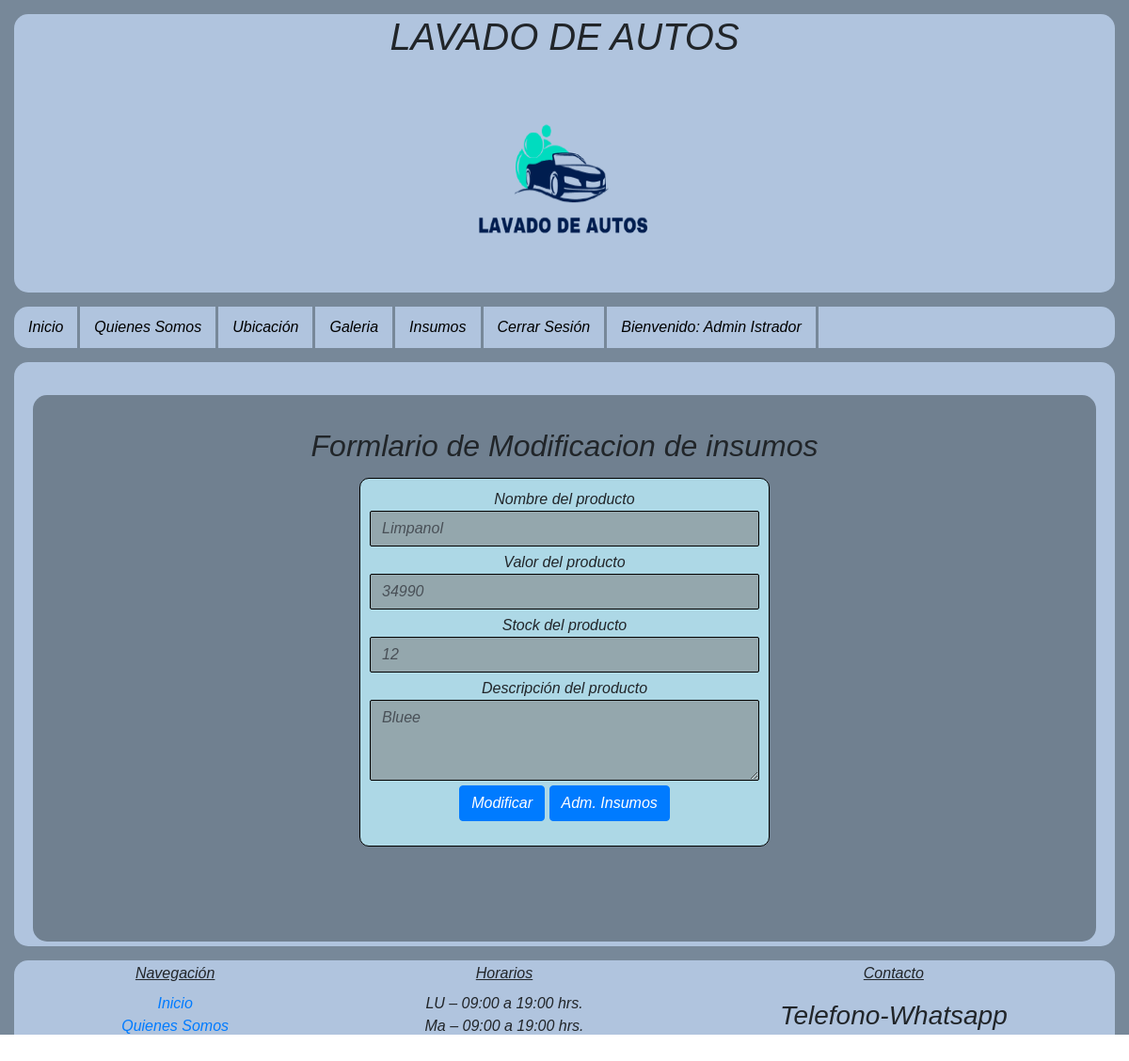
The app's page /modificar_vista/Limpanol/ (signed in) with its own data.
### CasoSemestral/models.py (models this page shows, shortened)
class Insumos(models.Model):
    nombre = models.CharField(max_length=120,primary_key=True)
    precio = models.IntegerField()
    descripcion = models.TextField()
    stock = models.IntegerField()

### CasoSemestral/views.py (the view)
# urls.py: path('modificar_vista/<id>/',modificar_vista,name='MODIFICAR_V'),
@login_required(login_url='/ingresar/')
@permission_required('CasoSemestral.view_insumos',login_url='/ingresar/')
def modificar_vista(request,id):
    try:
        insumo = Insumos.objects.get(nombre=id)
        return render(request,'core/insumos_mod.html',{'insumo':insumo})
    except:
        msg = "No Existe Insumo"
    insumos = Insumos.objects.all()
    return render(request,'core/Admin_insumos.html',{'insumos':insumos,'msg':msg})

### CasoSemestral/templates/core/Insumos_mod.html (shortened to what this page needs)
<!DOCTYPE html>
<html lang="en">
{% load static%}
<head>
    <link rel="stylesheet" href="https://stackpath.bootstrapcdn.com/bootstrap/4.5.2/css/bootstrap.min.css"
>
    <link rel="stylesheet" href="{% static 'css/Estilo.css' %}">
</head>
<body>
    <div id="contenedor">
        <header>
            <h1>LAVADO DE AUTOS</h1>
            <img class="formatologo" src="{% static 'img/logo_sinfondo.png' %}">
        </header>
        <nav class="menu">
            <ul>
                <li><a href="{% url 'INDEX'%}">Inicio</a></li>
                <li><a href="{% url 'QUIEN'%}">Quienes Somos</a></li>
                <li><a href="{% url 'UBI'%}">Ubicación</a></li>
                <li><a href="{% url 'GALE'%}">Galeria</a></li>
                {% if user.is_authenticated %}
                    {% if request.user.is_staff %}
                        <li><a href="{% url 'INSU'%}">Insumos</a></li>
                        <li><a href="{% url 'LOGOUT'%}">Cerrar Sesión</a></li>
                        <li><a href="">Bienvenido: {{user.first_name}} {{user.last_name}}</a></li>
                      {%else%}
                        <li><a href="{% url 'LOGOUT'%}">Cerrar Sesión</a></li>
                        <li><a href="">Bienvenido: {{user.first_name}} {{user.last_name}}</a></li>
                      {%endif%}
                {% else %}
                    <li><a href="{% url 'REG'%}">Registro</a></li>
                    <li><a href="{% url 'INGRE'%}">Ingresar</a></li>
                {% endif %}
            </ul>
        </nav>
        <div id="contenidoInsumos">
            <div id="sectionInsumos">
                <div>
                    <h2>Formlario de Modificacion de insumos</h2>
                </div>
                <div class="regInsumos">
                    <div class="form-group">
                        <form action="{% url 'MODIFICAR' %}" method="POST">
                            <td>Nombre del producto</td>
                            <input type="text" class="form-control" value="{{insumo.nombre}}" name="nombreproducto" id="txtNombreProducto"
                                placeholder="Ingrese nombre del producto" minlength="3" maxlength="120" required>
                    </div>
                    <div class="form-group">
                        <td>Valor del producto</td>
                        <input type="number" class="form-control" value="{{insumo.precio}}" name="valorproducto" id="txtValorProducto"
                            placeholder="Ingrese valor del producto" minlength="1" min="1" required>
                    </div>
                    <div class="form-group">
                        <td>Stock del producto</td>
                        <input type="number" class="form-control" value="{{insumo.stock}}" name="stockproducto" id="txtStockProducto"
                            placeholder="Ingrese stock del producto" minlength="1" min="0" required>
                    </div>
                    <div class="form-group">
                        <td>Descripción del producto</td>
                        <textarea class="form-control"  name="descripcion" id="txtDescripcion" rows="3" minlength="3"
                            maxlength="200" placeholder="Descripción opcional">{{insumo.descripcion}}</textarea>
                    </div>
                    <p class="buttons">
                        <input class="btn btn-primary" type="submit" value="Modificar">
                        <input class="btn btn-primary" type="button" onclick="ir()" value="Adm. Insumos">
                    </p>
                </div>
            </div>
        </div>
        <div id="footer">
            <div>
                <p><u>Navegación</u></p><br>
                <p><a href="{% url 'INDEX'%}">Inicio </a></p>
                <p><a href="{% url 'QUIEN'%}">Quienes Somos</a></p>
            </div>
            <div>
                <p><u>Horarios</u></p><br>
                <p>LU – 09:00 a 19:00 hrs.</p>
                <p>Ma – 09:00 a 19:00 hrs.</p>
            </div>
            <div>
                <p><u>Contacto</u></p><br>
                <h3>Telefono-Whatsapp</h3>
                <h4>+569 12345678</h4><br>
            </div>
        </div>
    </div>
</body>
</html>

### CasoSemestral/static/css/Estilo.css (style rules this page uses)
* { margin: 0; padding: 0; font-style: oblique; font-family: 'Gill Sans', 'Gill Sans MT', Calibri, 'Trebuchet MS', sans-serif; }
.regInsumos { border: 1px solid black; border-radius: 10px; padding: 10px; background: lightblue; font-family: Arial, Helvetica, sans-serif; margin-inline: 35%; width: 40%; margin-left: 30%; }
.form-group { margin-bottom: 5px; }
.form-control { border: 1px solid black; border-radius: 2px; background: rgba(128, 128, 128, 0.562); }
.buttons { text-align: center; }
div h1 { text-align: center; }
div h2 { text-align: center; margin-top: 15px; margin: 15px; }
.formatologo { height: 240px; width: 240px; margin: auto; }
#sectionInsumos { overflow: auto; width:100%; height:100%; background-color: slategray; padding: 20px; border-radius: 15px; margin-top:15px; }
@media screen and (min-width: 780px) and (max-width:4000px) { header { width: 100%; background-color: lightsteelblue; border-radius: 15px; text-align: center; } }
@media screen and (min-width: 780px) and (max-width:4000px) { .formatologo { padding: 15px; } }
@media screen and (min-width: 780px) and (max-width:4000px) { #contenedor { width: auto; height: 1100px; background-color: lightslategray; margin: auto; padding: 15px; overflow: auto; } }
@media screen and (min-width: 780px) and (max-width:4000px) { .menu ul { margin: 0px; height: 10%; background-color: lightsteelblue; margin-top: 15px; padding: 0px; overflow: auto; list-style: none; display: flex; border-radius: 15px; } }
@media screen and (min-width: 780px) and (max-width:4000px) { .menu li { border-right: solid lightslategray; } }
@media screen and (min-width: 780px) and (max-width:4000px) { .menu li a { text-decoration: none; display: block ; padding: 10px 15px; color: black; } }
@media screen and (min-width: 780px) and (max-width:4000px) { #contenidoInsumos { height: 58%; background-color: lightsteelblue; padding: 20px; border-radius: 15px; margin-top:15px; text-align: center; } }
@media screen and (min-width: 780px) and (max-width:4000px) { #footer { overflow: auto; height: 20%; background-color: lightsteelblue; border-radius: 15px; padding: 10px; margin-top: 15px; display: flex; } }
@media screen and (min-width: 780px) and (max-width:4000px) { #footer div { text-align: center; margin-left: auto; margin-right: auto; line-height: 8px; } }

### records on screen
Insumos: nombreproducto "Limpanol", valorproducto "34990", stockproducto "12", descripcion "Bluee"

### other values on screen
{{ user.first_name }} "Admin"
{{ user.last_name }} "Istrador"
